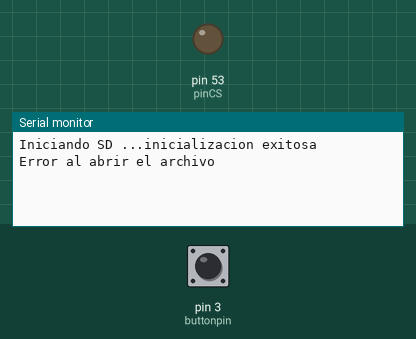
This sketch was run on a simulated Arduino Mega 2560, built with avr-gcc and run on an emulated ATmega2560. Parts: output pins drawn as LEDs (lit = HIGH), the last lines printed to the serial monitor. The test bench sets the inputs (shaded band); at power-on: pin 3 (buttonpin) HIGH. Storage starts empty.

Above: at 1.2 s.
1.3 s: pin 3 (buttonpin) pulled LOW for 0.15 s
At 2.2 s:
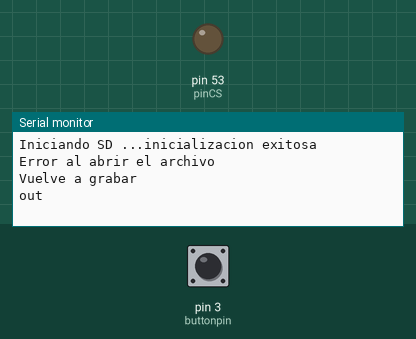
3.3 s: pin 3 (buttonpin) pulled LOW for 1 s
At 3.8 s:
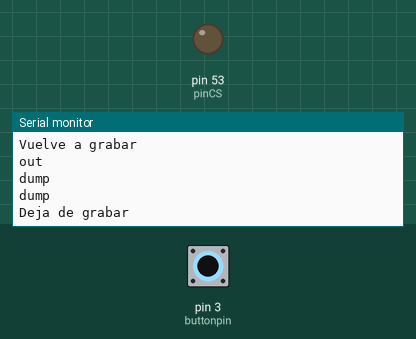

Measured:
- after the input at 1.3 s, the serial monitor: prints a new line at once (image 1)
- after the input at 3.3 s, the serial monitor: prints a new line after 0.06 s (image 2)

The sketch:

Sd_with_button.ino
```cpp
#include <SD.h>

File myFile;
int ledBlue = 43; //Define the LED pin
int ledRed = 41; //Define the LED pin
int buttonpin = 3; //Define the push button pin
int val; //Define a numeric variable
bool isSaving =false;

int pinCS = 53;

void setup()
{
  Serial.begin(9600);

  pinMode(pinCS,OUTPUT);

  Serial.print("Iniciando SD ...");
  if (!SD.begin(53)) {
    Serial.println("No se pudo inicializar");
    return;
  }
  Serial.println("inicializacion exitosa");

  myFile = SD.open("datalog.txt");//abrimos  el archivo
  if (myFile) {
    Serial.println("datalog.txt:");
    while (myFile.available()) {
      Serial.write(myFile.read());
    }
    myFile.print("AGU GRIOSO ");
    myFile.close(); //close file
  } else {
    Serial.println("Error al abrir el archivo");
  }

  digitalWrite(ledRed,HIGH);//Led red ON


}

void loop()
{

  val = digitalRead(buttonpin); // check the state of the button
  if(val==LOW) // if button is pressed, turn LED on
  {
    if(isSaving){
      digitalWrite(ledRed,LOW);
      digitalWrite(ledBlue,HIGH);

      Serial.println("Deja de grabar");
      delay(500);
    }
    else
    {
      digitalWrite(ledRed,HIGH);
      digitalWrite(ledBlue,LOW);

      Serial.println("Vuelve a grabar");
      delay(500);
    }
    Serial.println("out");
    isSaving = !isSaving;
    delay(500);
  }
  else
  {
    if (isSaving) {
        if (!SD.begin(53)) {
          Serial.println("initialization failed!");
          //while (1);
        }
      myFile = SD.open("datalog.txt", FILE_WRITE);//Open File datalog.txt

      if(myFile){
        myFile.println("agu");
        Serial.println("dump");
        myFile.close();
        delay(500);
     }
     else
     {

      delay(200);
     }
    }
  }

}
```
